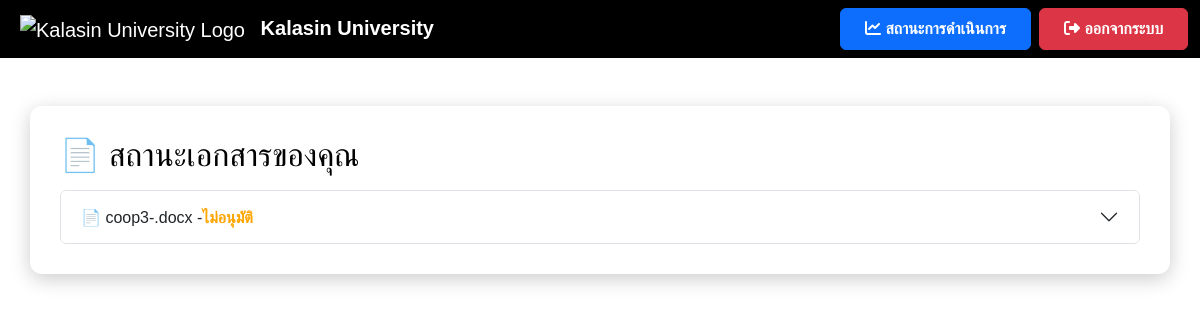
Page /status (signed in) on the earlier database version.
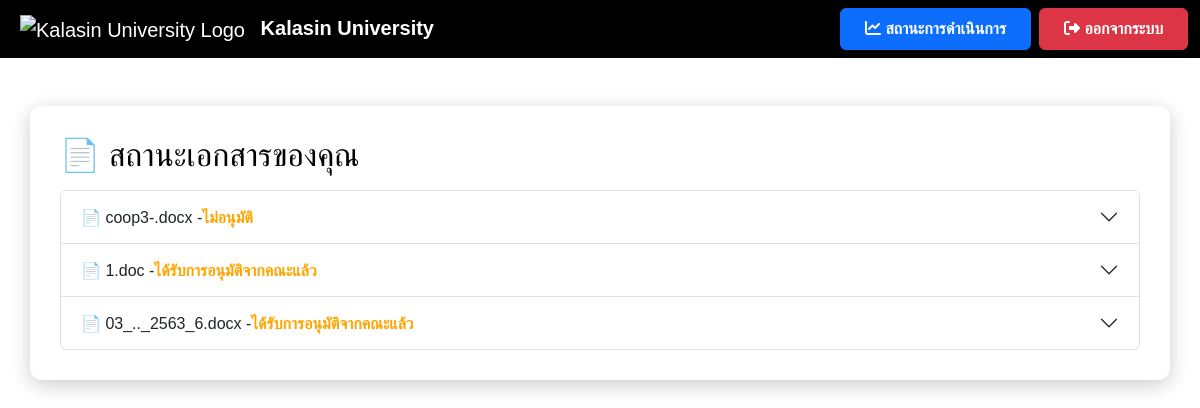
Same page on the later database version.
### models.py (models this page shows)
class File(db.Model):
    id = db.Column(db.Integer, primary_key=True)
    filename = db.Column(db.String(255), nullable=False)
    file_path = db.Column(db.String(255), nullable=True)
    status = db.Column(db.String(50), nullable=False, default="รอตรวจสอบ")
    comment = db.Column(db.Text, nullable=True)
    user_id = db.Column(db.Integer, db.ForeignKey('user.id'), nullable=False)
    upload_date = db.Column(db.DateTime, default=db.func.current_timestamp())
    review_date = db.Column(db.DateTime, nullable=True)
    approve_date = db.Column(db.DateTime, nullable=True)
    user = db.relationship('User', back_populates='files')

### app.py (the view)
@app.route('/status')
def status():
    if 'user_id' not in session:
        return redirect(url_for('login'))
    user = User.query.get(session['user_id'])
    files = File.query.filter_by(user_id=user.id).all()
    for file in files:
        print(f"ไฟล์: {file.filename}, สถานะ: {file.status}, หมายเหตุ: {file.comment}")
    return render_template('status.html', username=user.username, files=files)

### templates/status.html (shortened to what this page needs)
<!DOCTYPE html>
<html lang="th">
<head>
    <link href="https://cdn.jsdelivr.net/npm/bootstrap@5.3.3/dist/css/bootstrap.min.css" rel="stylesheet">
    <link rel="stylesheet" href="https://cdnjs.cloudflare.com/ajax/libs/font-awesome/6.4.2/css/all.min.css">
</head>
<body>
    <nav class="navbar navbar-expand-lg navbar-dark">
        <div class="container-fluid">
            <a class="navbar-brand ms-2" href="{{ url_for('user_dashboard') }}">
                <img src="https://upload.wikimedia.org/wikipedia/th/thumb/4/4e/Kalasin_University_Seal.svg/1200px-Kalasin_University_Seal.svg.png" alt="Kalasin University Logo" style="height: 50px; margin-right: 10px;">
                <strong>Kalasin University</strong>
            </a>
            <div class="ms-auto d-flex">
                <a href="{{ url_for('status') }}" class="btn btn-primary fw-bold px-4 py-2 me-2">
                    <i class="fas fa-chart-line"></i> สถานะการดำเนินการ
                </a>
                <a href="#" onclick="logout()" class="btn btn-danger fw-bold px-4 py-2">
                    <i class="fas fa-sign-out-alt"></i> ออกจากระบบ
                </a>
            </div>
        </div>
    </nav>
    <div class="container container-custom mt-5">
        <h2>📄 สถานะเอกสารของคุณ</h2>
        <div id="fileStatusContainer">
            <div class="accordion mt-3" id="fileStatusAccordion">
                {% if files %}
                    {% for file in files %}
                        <div class="accordion-item">
                            <h2 class="accordion-header" id="heading{{ file.id }}">
                                <button class="accordion-button {% if file.status != 'อนุมัติแล้ว' %}collapsed{% endif %}"
                                        type="button" data-bs-toggle="collapse"
                                        data-bs-target="#collapse{{ file.id }}"
                                        aria-expanded="false" aria-controls="collapse{{ file.id }}">
                                    📄 {{ file.filename }} -
                                    <span id="status-{{ file.id }}" class="{% if file.status == 'อนุมัติแล้ว' %}status-approved{% else %}status-pending{% endif %}">
                                        {{ file.status }}
                                    </span>
                                </button>
                            </h2>
                        </div>
                    {% endfor %}
                {% else %}
                    <p class="text-muted">⛔ คุณยังไม่มีไฟล์ที่ส่งคำขอ</p>
                {% endif %}
            </div>
        </div>
</body>
</html>

Differences in the rows shown:
added File: filename "1.doc", status "ได้รับการอนุมัติจากคณะแล้ว"
added File: filename "03_.._2563_6.docx", status "ได้รับการอนุมัติจากคณะแล้ว"
